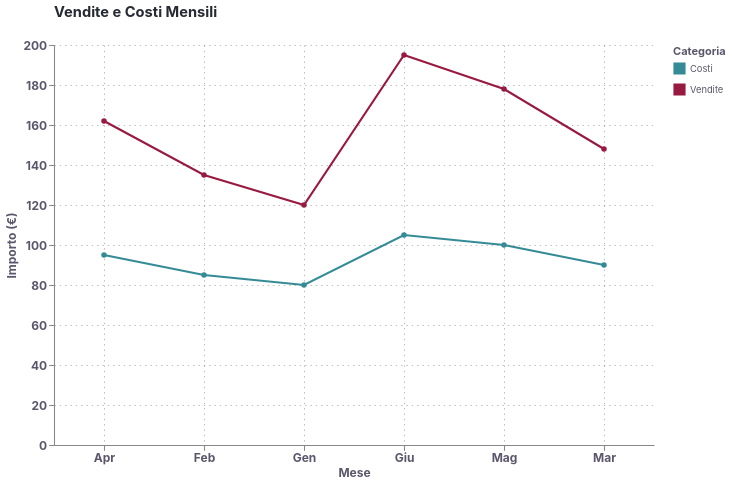

The notebook cell this image was saved under:
### Markdown cell above
## 4. Test Altair con Nuova API

### Code cell
import altair as alt
import pandas as pd

# Abilita il tema (semplice!)
mbs.enable_altair_theme()

# Dati di esempio
data = pd.DataFrame({
    'Mese': ['Gen', 'Feb', 'Mar', 'Apr', 'Mag', 'Giu'],
    'Vendite': [120, 135, 148, 162, 178, 195],
    'Costi': [80, 85, 90, 95, 100, 105]
})

# Reshape per Altair
data_long = data.melt('Mese', var_name='Tipo', value_name='Valore')

# Crea il grafico
chart = alt.Chart(data_long).mark_line(point=True).encode(
    x=alt.X('Mese:N', title='Mese'),
    y=alt.Y('Valore:Q', title='Importo (€)'),
    color=alt.Color('Tipo:N', title='Categoria'),
    tooltip=['Mese', 'Tipo', 'Valore']
).properties(
    title='Vendite e Costi Mensili',
    width=600,
    height=400,
)
# # Salva
# html_path = OUT / 'altair_new_api.html'
# chart.save(str(html_path))
# print(f"✅ Salvato HTML: {html_path}")

# # Salva PNG (se vl-convert è installato)
# try:
#     png_path = OUT / 'altair_new_api.png'
#     chart.save(str(png_path), scale_factor=2)
#     print(f"✅ Salvato PNG: {png_path}")
#     from IPython.display import Image, display
#     display(Image(filename=str(png_path)))
# except Exception as e:
#     print(f"⚠️  PNG export fallito: {e}")
#     print("Installa vl-convert-python per esportare PNG")

# Display inline
chart

### Figure 1 — Vega-Lite specification as saved in the notebook (floating-point values rounded to 4 significant figures)
{"config": {"background": "#ffffff", "font": "Inter, sans-serif", "mark": {"color": "#981a40"}, "title": {"color": "#262A33", "anchor": "start", "dy": -15, "fontSize": 14.67, "font": "Inter, sans-serif", "fontWeight": "700", "frame": "group"}, "axis": {"labelColor": "#5b566b", "labelFontSize": 12.0, "labelFont": "Inter, sans-serif", "labelFontWeight": "700", "titleColor": "#5b566b", "titleFontSize": 12.0, "titleFont": "Inter, sans-serif", "titleFontWeight": "700", "grid": true, "gridColor": "#262A33", "labelAngle": 0, "domainWidth": 1.067, "labelPadding": 2, "tickSize": 5.333, "tickWidth": 1.067}, "axisX": {"gridDash": [1.333, 4.0], "gridWidth": 0.3333, "gridColor": "#262A33"}, "axisY": {"gridDash": [1.333, 4.0], "gridWidth": 0.3333, "gridColor": "#262A33"}, "legend": {"labelFontSize": 9.333, "padding": 1, "symbolType": "square", "labelFont": "Inter, sans-serif", "titleFont": "Inter, sans-serif"}, "style": {"guide-label": {"font": "Inter, sans-serif", "fill": "#5b566b"}, "guide-title": {"font": "Inter, sans-serif", "fill": "#5b566b"}}, "range": {"category": ["#348b96", "#981a40", "#534e93", "#a0a369", "#d5aa00", "#7b7284", "#d67335"]}, "point": {"filled": true}, "line": {"strokeWidth": 2.133}, "view": {"stroke": "transparent"}}, "data": {"name": "data-1d7c7c51c7a96519fe46e3ecf11ec166"}, "mark": {"type": "line", "point": true}, "encoding": {"color": {"field": "Tipo", "title": "Categoria", "type": "nominal"}, "tooltip": [{"field": "Mese", "type": "nominal"}, {"field": "Tipo", "type": "nominal"}, {"field": "Valore", "type": "quantitative"}], "x": {"field": "Mese", "title": "Mese", "type": "nominal"}, "y": {"field": "Valore", "title": "Importo (€)", "type": "quantitative"}}, "height": 400, "title": "Vendite e Costi Mensili", "width": 600, "$schema": "https://vega.github.io/schema/vega-lite/v5.20.1.json", "datasets": {"data-1d7c7c51c7a96519fe46e3ecf11ec166": [{"Mese": "Gen", "Tipo": "Vendite", "Valore": 120}, {"Mese": "Feb", "Tipo": "Vendite", "Valore": 135}, {"Mese": "Mar", "Tipo": "Vendite", "Valore": 148}, {"Mese": "Apr", "Tipo": "Vendite", "Valore": 162}, {"Mese": "Mag", "Tipo": "Vendite", "Valore": 178}, {"Mese": "Giu", "Tipo": "Vendite", "Valore": 195}, {"Mese": "Gen", "Tipo": "Costi", "Valore": 80}, {"Mese": "Feb", "Tipo": "Costi", "Valore": 85}, {"Mese": "Mar", "Tipo": "Costi", "Valore": 90}, {"Mese": "Apr", "Tipo": "Costi", "Valore": 95}, {"Mese": "Mag", "Tipo": "Costi", "Valore": 100}, {"Mese": "Giu", "Tipo": "Costi", "Valore": 105}]}}
